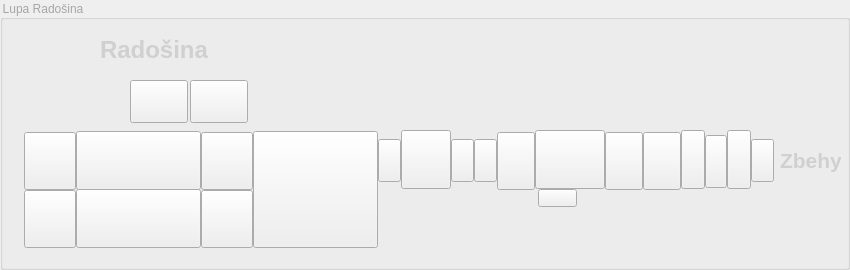
   <widget class="QGroupBox" name="RadosinaLupa">
    <property name="geometry">
     <rect>
      <x>535</x>
      <y>500</y>
      <width>850</width>
      <height>270</height>
     </rect>
    </property>
    <property name="accessibleName">
     <string/>
    </property>
    <property name="styleSheet">
     <string notr="true">color: rgb(166, 166, 166);
font: 700 12pt &quot;Segoe UI&quot;;</string>
    </property>
    <property name="title">
     <string>Lupa Radošina</string>
    </property>
    <widget class="QPushButton" name="RAD_fik_29">
     <property name="geometry">
      <rect>
       <x>751</x>
       <y>139</y>
       <width>23</width>
       <height>43</height>
      </rect>
     </property>
     <property name="text">
      <string/>
     </property>
     <property name="icon">
      <iconset>
       <normaloff>img/Fiktivne/Fikt_basicP.bmp</normaloff>img/Fiktivne/Fikt_basicP.bmp</iconset>
     </property>
     <property name="iconSize">
      <size>
       <width>65</width>
       <height>61</height>
      </size>
     </property>
     <property name="autoDefault">
      <bool>false</bool>
     </property>
     <property name="default">
      <bool>false</bool>
     </property>
     <property name="flat">
      <bool>false</bool>
     </property>
    </widget>
    <widget class="QPushButton" name="RAD_k1_fik">
     <property name="geometry">
      <rect>
       <x>24</x>
       <y>132</y>
       <width>52</width>
       <height>58</height>
      </rect>
     </property>
     <property name="text">
      <string/>
     </property>
     <property name="icon">
      <iconset>
       <normaloff>img/HlavneKombinovaneNav/Kom_basicL.bmp</normaloff>img/HlavneKombinovaneNav/Kom_basicL.bmp</iconset>
     </property>
     <property name="iconSize">
      <size>
       <width>52</width>
       <height>58</height>
      </size>
     </property>
     <property name="autoDefault">
      <bool>false</bool>
     </property>
     <property name="default">
      <bool>false</bool>
     </property>
     <property name="flat">
      <bool>false</bool>
     </property>
    </widget>
    <widget class="QLabel" name="RAD_pracovisko">
     <property name="geometry">
      <rect>
       <x>60</x>
       <y>80</y>
       <width>55</width>
       <height>38</height>
      </rect>
     </property>
     <property name="font">
      <font>
       <family>Segoe UI</family>
       <pointsize>12</pointsize>
       <italic>false</italic>
       <bold>true</bold>
      </font>
     </property>
     <property name="textFormat">
      <enum>Qt::TextFormat::AutoText</enum>
     </property>
     <property name="pixmap">
      <pixmap>img/Stanice/Pracovisko.bmp</pixmap>
     </property>
     <property name="scaledContents">
      <bool>true</bool>
     </property>
    </widget>
    <widget class="QPushButton" name="RAD_ZBE_TU1">
     <property name="geometry">
      <rect>
       <x>535</x>
       <y>130</y>
       <width>70</width>
       <height>59</height>
      </rect>
     </property>
     <property name="text">
      <string/>
     </property>
     <property name="icon">
      <iconset>
       <normaloff>img/Kolaj/Kol_basic.bmp</normaloff>img/Kolaj/Kol_basic.bmp</iconset>
     </property>
     <property name="iconSize">
      <size>
       <width>125</width>
       <height>59</height>
      </size>
     </property>
     <property name="autoDefault">
      <bool>false</bool>
     </property>
     <property name="default">
      <bool>false</bool>
     </property>
     <property name="flat">
      <bool>false</bool>
     </property>
    </widget>
    <widget class="QPushButton" name="RAD_zr_zo_st_odZ">
     <property name="geometry">
      <rect>
       <x>451</x>
       <y>139</y>
       <width>23</width>
       <height>43</height>
      </rect>
     </property>
     <property name="text">
      <string/>
     </property>
     <property name="icon">
      <iconset>
       <normaloff>img/Zriad/Zriad_basicP.bmp</normaloff>img/Zriad/Zriad_basicP.bmp</iconset>
     </property>
     <property name="iconSize">
      <size>
       <width>68</width>
       <height>59</height>
      </size>
     </property>
     <property name="autoDefault">
      <bool>false</bool>
     </property>
     <property name="default">
      <bool>false</bool>
     </property>
     <property name="flat">
      <bool>false</bool>
     </property>
    </widget>
    <widget class="QPushButton" name="RAD_L2">
     <property name="geometry">
      <rect>
       <x>201</x>
       <y>190</y>
       <width>52</width>
       <height>58</height>
      </rect>
     </property>
     <property name="text">
      <string/>
     </property>
     <property name="icon">
      <iconset>
       <normaloff>img/HlavneKombinovaneNav/Kom_basicP.bmp</normaloff>img/HlavneKombinovaneNav/Kom_basicP.bmp</iconset>
     </property>
     <property name="iconSize">
      <size>
       <width>52</width>
       <height>58</height>
      </size>
     </property>
     <property name="autoDefault">
      <bool>false</bool>
     </property>
     <property name="default">
      <bool>false</bool>
     </property>
     <property name="flat">
      <bool>false</bool>
     </property>
    </widget>
    <widget class="QPushButton" name="RAD_k1">
     <property name="geometry">
      <rect>
       <x>76</x>
       <y>131</y>
       <width>125</width>
       <height>59</height>
      </rect>
     </property>
     <property name="text">
      <string/>
     </property>
     <property name="icon">
      <iconset>
       <normaloff>img/Kolaj/Kol_st1_basic.bmp</normaloff>img/Kolaj/Kol_st1_basic.bmp</iconset>
     </property>
     <property name="iconSize">
      <size>
       <width>125</width>
       <height>59</height>
      </size>
     </property>
     <property name="autoDefault">
      <bool>false</bool>
     </property>
     <property name="default">
      <bool>false</bool>
     </property>
     <property name="flat">
      <bool>false</bool>
     </property>
    </widget>
    <widget class="QPushButton" name="RAD_fik_S">
     <property name="geometry">
      <rect>
       <x>474</x>
       <y>139</y>
       <width>23</width>
       <height>43</height>
      </rect>
     </property>
     <property name="text">
      <string/>
     </property>
     <property name="icon">
      <iconset>
       <normaloff>img/Fiktivne/Fikt_basicP.bmp</normaloff>img/Fiktivne/Fikt_basicP.bmp</iconset>
     </property>
     <property name="iconSize">
      <size>
       <width>23</width>
       <height>43</height>
      </size>
     </property>
     <property name="autoDefault">
      <bool>false</bool>
     </property>
     <property name="default">
      <bool>false</bool>
     </property>
     <property name="flat">
      <bool>false</bool>
     </property>
    </widget>
    <widget class="QPushButton" name="RAD_Sk">
     <property name="geometry">
      <rect>
       <x>401</x>
       <y>130</y>
       <width>50</width>
       <height>59</height>
      </rect>
     </property>
     <property name="text">
      <string/>
     </property>
     <property name="icon">
      <iconset>
       <normaloff>img/Kolaj/Kol_basic.bmp</normaloff>img/Kolaj/Kol_basic.bmp</iconset>
     </property>
     <property name="iconSize">
      <size>
       <width>125</width>
       <height>59</height>
      </size>
     </property>
     <property name="autoDefault">
      <bool>false</bool>
     </property>
     <property name="default">
      <bool>false</bool>
     </property>
     <property name="flat">
      <bool>false</bool>
     </property>
    </widget>
    <widget class="QLabel" name="RAD_textRadosina">
     <property name="geometry">
      <rect>
       <x>100</x>
       <y>30</y>
       <width>111</width>
       <height>41</height>
      </rect>
     </property>
     <property name="font">
      <font>
       <family>Segoe UI</family>
       <pointsize>12</pointsize>
       <italic>false</italic>
       <bold>true</bold>
      </font>
     </property>
     <property name="text">
      <string>&lt;html&gt;&lt;head/&gt;&lt;body&gt;&lt;p&gt;&lt;span style=&quot; font-size:18pt; color:#d0d0d0;&quot;&gt;Radošina&lt;/span&gt;&lt;/p&gt;&lt;/body&gt;&lt;/html&gt;</string>
     </property>
     <property name="textFormat">
      <enum>Qt::TextFormat::AutoText</enum>
     </property>
     <property name="scaledContents">
      <bool>true</bool>
     </property>
    </widget>
    <widget class="QLabel" name="RAD_k1_kon">
     <property name="geometry">
      <rect>
       <x>21</x>
       <y>131</y>
       <width>3</width>
       <height>59</height>
      </rect>
     </property>
     <property name="text">
      <string/>
     </property>
     <property name="pixmap">
      <pixmap>img/Kolaj/Kol_koniec_volna.bmp</pixmap>
     </property>
     <property name="scaledContents">
      <bool>true</bool>
     </property>
    </widget>
    <widget class="QPushButton" name="RAD_V1">
     <property name="geometry">
      <rect>
       <x>253</x>
       <y>131</y>
       <width>125</width>
       <height>117</height>
      </rect>
     </property>
     <property name="text">
      <string/>
     </property>
     <property name="icon">
      <iconset>
       <normaloff>img/Vyhybka/VyhPH_basic.bmp</normaloff>img/Vyhybka/VyhPH_basic.bmp</iconset>
     </property>
     <property name="iconSize">
      <size>
       <width>125</width>
       <height>117</height>
      </size>
     </property>
     <property name="autoDefault">
      <bool>false</bool>
     </property>
     <property name="default">
      <bool>false</bool>
     </property>
     <property name="flat">
      <bool>false</bool>
     </property>
    </widget>
    <widget class="QPushButton" name="RAD_trat_suhlas_doZ">
     <property name="geometry">
      <rect>
       <x>538</x>
       <y>189</y>
       <width>39</width>
       <height>18</height>
      </rect>
     </property>
     <property name="text">
      <string/>
     </property>
     <property name="icon">
      <iconset>
       <normaloff>img/TS/TS_basicP.bmp</normaloff>img/TS/TS_basicP.bmp</iconset>
     </property>
     <property name="iconSize">
      <size>
       <width>39</width>
       <height>18</height>
      </size>
     </property>
     <property name="autoDefault">
      <bool>false</bool>
     </property>
     <property name="default">
      <bool>false</bool>
     </property>
     <property name="flat">
      <bool>false</bool>
     </property>
    </widget>
    <widget class="QPushButton" name="RAD_k2">
     <property name="geometry">
      <rect>
       <x>76</x>
       <y>189</y>
       <width>125</width>
       <height>59</height>
      </rect>
     </property>
     <property name="text">
      <string/>
     </property>
     <property name="icon">
      <iconset>
       <normaloff>img/Kolaj/Kol_st2_basic.bmp</normaloff>img/Kolaj/Kol_st2_basic.bmp</iconset>
     </property>
     <property name="iconSize">
      <size>
       <width>125</width>
       <height>59</height>
      </size>
     </property>
     <property name="autoDefault">
      <bool>false</bool>
     </property>
     <property name="default">
      <bool>false</bool>
     </property>
     <property name="flat">
      <bool>false</bool>
     </property>
    </widget>
    <widget class="QPushButton" name="RAD_S">
     <property name="geometry">
      <rect>
       <x>497</x>
       <y>132</y>
       <width>38</width>
       <height>58</height>
      </rect>
     </property>
     <property name="text">
      <string/>
     </property>
     <property name="icon">
      <iconset>
       <normaloff>img/HlavneNav/Hl_basicL.bmp</normaloff>img/HlavneNav/Hl_basicL.bmp</iconset>
     </property>
     <property name="iconSize">
      <size>
       <width>38</width>
       <height>58</height>
      </size>
     </property>
     <property name="autoDefault">
      <bool>false</bool>
     </property>
     <property name="default">
      <bool>false</bool>
     </property>
     <property name="flat">
      <bool>false</bool>
     </property>
    </widget>
    <widget class="QPushButton" name="RAD_ASVC">
     <property name="geometry">
      <rect>
       <x>190</x>
       <y>80</y>
       <width>58</width>
       <height>43</height>
      </rect>
     </property>
     <property name="text">
      <string/>
     </property>
     <property name="icon">
      <iconset>
       <normaloff>img/Stanice/ASVC_basic.bmp</normaloff>img/Stanice/ASVC_basic.bmp</iconset>
     </property>
     <property name="iconSize">
      <size>
       <width>58</width>
       <height>43</height>
      </size>
     </property>
    </widget>
    <widget class="QPushButton" name="RAD_L1">
     <property name="geometry">
      <rect>
       <x>201</x>
       <y>132</y>
       <width>52</width>
       <height>58</height>
      </rect>
     </property>
     <property name="text">
      <string/>
     </property>
     <property name="icon">
      <iconset>
       <normaloff>img/HlavneKombinovaneNav/Kom_basicP.bmp</normaloff>img/HlavneKombinovaneNav/Kom_basicP.bmp</iconset>
     </property>
     <property name="iconSize">
      <size>
       <width>52</width>
       <height>58</height>
      </size>
     </property>
     <property name="autoDefault">
      <bool>false</bool>
     </property>
     <property name="default">
      <bool>false</bool>
     </property>
     <property name="flat">
      <bool>false</bool>
     </property>
    </widget>
    <widget class="QPushButton" name="RAD_dialkove">
     <property name="geometry">
      <rect>
       <x>130</x>
       <y>80</y>
       <width>58</width>
       <height>43</height>
      </rect>
     </property>
     <property name="text">
      <string/>
     </property>
     <property name="icon">
      <iconset>
       <normaloff>img/Stanice/RAD_basic.bmp</normaloff>img/Stanice/RAD_basic.bmp</iconset>
     </property>
     <property name="iconSize">
      <size>
       <width>58</width>
       <height>43</height>
      </size>
     </property>
    </widget>
    <widget class="QPushButton" name="RAD_k2_fik">
     <property name="geometry">
      <rect>
       <x>24</x>
       <y>190</y>
       <width>52</width>
       <height>58</height>
      </rect>
     </property>
     <property name="text">
      <string/>
     </property>
     <property name="icon">
      <iconset>
       <normaloff>img/HlavneKombinovaneNav/Kom_basicL.bmp</normaloff>img/HlavneKombinovaneNav/Kom_basicL.bmp</iconset>
     </property>
     <property name="iconSize">
      <size>
       <width>52</width>
       <height>58</height>
      </size>
     </property>
     <property name="autoDefault">
      <bool>false</bool>
     </property>
     <property name="default">
      <bool>false</bool>
     </property>
     <property name="flat">
      <bool>false</bool>
     </property>
    </widget>
    <widget class="QLabel" name="RAD_k2_kon">
     <property name="geometry">
      <rect>
       <x>21</x>
       <y>188</y>
       <width>3</width>
       <height>59</height>
      </rect>
     </property>
     <property name="text">
      <string/>
     </property>
     <property name="pixmap">
      <pixmap>img/Kolaj/Kol_koniec_volna.bmp</pixmap>
     </property>
     <property name="scaledContents">
      <bool>true</bool>
     </property>
    </widget>
    <widget class="QPushButton" name="RAD_zr_do_st_odZ">
     <property name="geometry">
      <rect>
       <x>378</x>
       <y>139</y>
       <width>23</width>
       <height>43</height>
      </rect>
     </property>
     <property name="text">
      <string/>
     </property>
     <property name="icon">
      <iconset>
       <normaloff>img/Zriad/Zriad_basicL.bmp</normaloff>img/Zriad/Zriad_basicL.bmp</iconset>
     </property>
     <property name="iconSize">
      <size>
       <width>68</width>
       <height>59</height>
      </size>
     </property>
     <property name="autoDefault">
      <bool>false</bool>
     </property>
     <property name="default">
      <bool>false</bool>
     </property>
     <property name="flat">
      <bool>false</bool>
     </property>
    </widget>
    <widget class="QPushButton" name="RAD_ZBE_TU2_1">
     <property name="geometry">
      <rect>
       <x>681</x>
       <y>130</y>
       <width>24</width>
       <height>59</height>
      </rect>
     </property>
     <property name="text">
      <string/>
     </property>
     <property name="icon">
      <iconset>
       <normaloff>img/Kolaj/Kol_basic.bmp</normaloff>img/Kolaj/Kol_basic.bmp</iconset>
     </property>
     <property name="iconSize">
      <size>
       <width>125</width>
       <height>59</height>
      </size>
     </property>
     <property name="autoDefault">
      <bool>false</bool>
     </property>
     <property name="default">
      <bool>false</bool>
     </property>
     <property name="flat">
      <bool>false</bool>
     </property>
    </widget>
    <widget class="QLabel" name="RAD_textZbehy">
     <property name="geometry">
      <rect>
       <x>780</x>
       <y>140</y>
       <width>61</width>
       <height>41</height>
      </rect>
     </property>
     <property name="font">
      <font>
       <family>Segoe UI</family>
       <pointsize>12</pointsize>
       <italic>false</italic>
       <bold>true</bold>
      </font>
     </property>
     <property name="styleSheet">
      <string notr="true"/>
     </property>
     <property name="text">
      <string>&lt;html&gt;&lt;head/&gt;&lt;body&gt;&lt;p&gt;&lt;span style=&quot; font-size:16pt; color:#d0d0d0;&quot;&gt;Zbehy&lt;/span&gt;&lt;/p&gt;&lt;/body&gt;&lt;/html&gt;</string>
     </property>
     <property name="textFormat">
      <enum>Qt::TextFormat::AutoText</enum>
     </property>
     <property name="scaledContents">
      <bool>true</bool>
     </property>
    </widget>
    <widget class="QPushButton" name="RAD_ZBE_priec">
     <property name="geometry">
      <rect>
       <x>705</x>
       <y>135</y>
       <width>22</width>
       <height>53</height>
      </rect>
     </property>
     <property name="text">
      <string/>
     </property>
     <property name="icon">
      <iconset>
       <normaloff>img/Priecestie/Priec_basic.bmp</normaloff>img/Priecestie/Priec_basic.bmp</iconset>
     </property>
     <property name="iconSize">
      <size>
       <width>22</width>
       <height>53</height>
      </size>
     </property>
     <property name="autoDefault">
      <bool>false</bool>
     </property>
     <property name="default">
      <bool>false</bool>
     </property>
     <property name="flat">
      <bool>false</bool>
     </property>
    </widget>
    <widget class="QPushButton" name="RAD_ZBE_TU2_2">
     <property name="geometry">
      <rect>
       <x>727</x>
       <y>130</y>
       <width>24</width>
       <height>59</height>
      </rect>
     </property>
     <property name="text">
      <string/>
     </property>
     <property name="icon">
      <iconset>
       <normaloff>img/Kolaj/Kol_basic.bmp</normaloff>img/Kolaj/Kol_basic.bmp</iconset>
     </property>
     <property name="iconSize">
      <size>
       <width>125</width>
       <height>59</height>
      </size>
     </property>
     <property name="autoDefault">
      <bool>false</bool>
     </property>
     <property name="default">
      <bool>false</bool>
     </property>
     <property name="flat">
      <bool>false</bool>
     </property>
    </widget>
    <widget class="QPushButton" name="RAD_ZBE_19">
     <property name="geometry">
      <rect>
       <x>605</x>
       <y>132</y>
       <width>38</width>
       <height>58</height>
      </rect>
     </property>
     <property name="text">
      <string/>
     </property>
     <property name="icon">
      <iconset>
       <normaloff>img/HlavneNav/Hl_basicP.bmp</normaloff>img/HlavneNav/Hl_basicP.bmp</iconset>
     </property>
     <property name="iconSize">
      <size>
       <width>38</width>
       <height>58</height>
      </size>
     </property>
     <property name="autoDefault">
      <bool>false</bool>
     </property>
     <property name="default">
      <bool>false</bool>
     </property>
     <property name="flat">
      <bool>false</bool>
     </property>
    </widget>
    <widget class="QPushButton" name="RAD_ZBE_18">
     <property name="geometry">
      <rect>
       <x>643</x>
       <y>132</y>
       <width>38</width>
       <height>58</height>
      </rect>
     </property>
     <property name="text">
      <string/>
     </property>
     <property name="icon">
      <iconset>
       <normaloff>img/HlavneNav/Hl_basicL.bmp</normaloff>img/HlavneNav/Hl_basicL.bmp</iconset>
     </property>
     <property name="iconSize">
      <size>
       <width>38</width>
       <height>58</height>
      </size>
     </property>
     <property name="autoDefault">
      <bool>false</bool>
     </property>
     <property name="default">
      <bool>false</bool>
     </property>
     <property name="flat">
      <bool>false</bool>
     </property>
    </widget>
   </widget>
